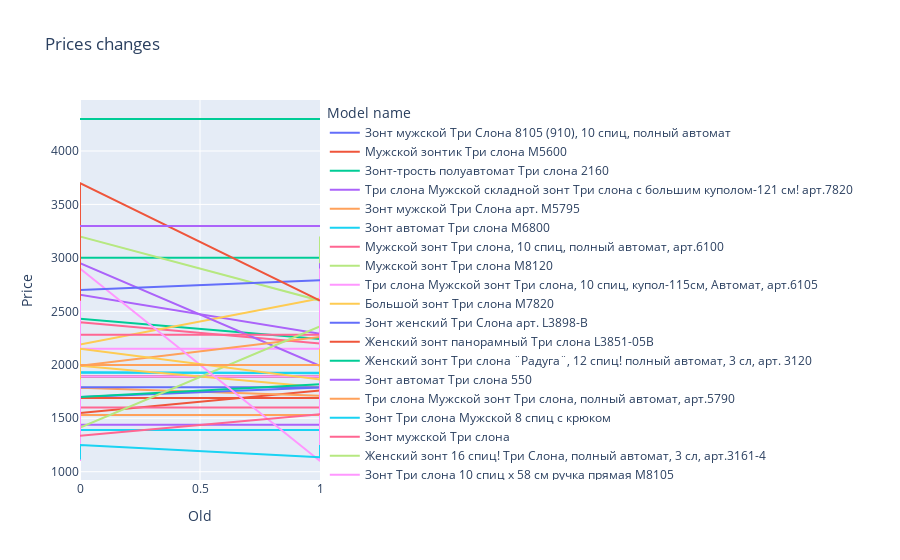

Notebook code for this chart:
### Code cell
dcl1 = df
dcl2 = dold

dcl1["Old"] = 0
dcl2["Old"] = 1

dunion = pd.concat([dcl1, dcl2])
dunion = dunion[dunion["Link"].isin(dchanged["Link"])]

fig = px.line(dunion, x="Old", y="Price", title='Prices changes', color="Model name")
fig.show()

### Figure 1 — Plotly figure (JSON) as saved in the notebook; plotly's stock layout.template omitted (floating-point values rounded to 4 significant figures)
{"data": [{"hovertemplate": "Model name=Зонт мужской Три Слона 8105 (910), 10 спиц, полный автомат<br>Old=%{x}<br>Price=%{y}<extra></extra>", "legendgroup": "Зонт мужской Три Слона 8105 (910), 10 спиц, полный автомат", "line": {"color": "#636efa", "dash": "solid"}, "marker": {"symbol": "circle"}, "mode": "lines", "name": "Зонт мужской Три Слона 8105 (910), 10 спиц, полный автомат", "orientation": "v", "showlegend": true, "type": "scatter", "x": [0, 0, 0, 1, 1], "xaxis": "x", "y": [1890, 2169, 1890, 1890, 2169], "yaxis": "y"}, {"hovertemplate": "Model name=Мужской зонтик Три слона M5600<br>Old=%{x}<br>Price=%{y}<extra></extra>", "legendgroup": "Мужской зонтик Три слона M5600", "line": {"color": "#EF553B", "dash": "solid"}, "marker": {"symbol": "circle"}, "mode": "lines", "name": "Мужской зонтик Три слона M5600", "orientation": "v", "showlegend": true, "type": "scatter", "x": [0, 1], "xaxis": "x", "y": [1550, 1760], "yaxis": "y"}, {"hovertemplate": "Model name=Зонт-трость полуавтомат Три слона 2160<br>Old=%{x}<br>Price=%{y}<extra></extra>", "legendgroup": "Зонт-трость полуавтомат Три слона 2160", "line": {"color": "#00cc96", "dash": "solid"}, "marker": {"symbol": "circle"}, "mode": "lines", "name": "Зонт-трость полуавтомат Три слона 2160", "orientation": "v", "showlegend": true, "type": "scatter", "x": [0, 1], "xaxis": "x", "y": [2430, 2241], "yaxis": "y"}, {"hovertemplate": "Model name=Три слона Мужской складной зонт Три слона с большим куполом-121 см! арт.7820<br>Old=%{x}<br>Price=%{y}<extra></extra>", "legendgroup": "Три слона Мужской складной зонт Три слона с большим куполом-121 см! арт.7820", "line": {"color": "#ab63fa", "dash": "solid"}, "marker": {"symbol": "circle"}, "mode": "lines", "name": "Три слона Мужской складной зонт Три слона с большим куполом-121 см! арт.7820", "orientation": "v", "showlegend": true, "type": "scatter", "x": [0, 0, 0, 1, 1, 1], "xaxis": "x", "y": [2290, 2290, 2655, 2290, 2542, 2655], "yaxis": "y"}, {"hovertemplate": "Model name=Зонт мужской Три Слона арт. M5795<br>Old=%{x}<br>Price=%{y}<extra></extra>", "legendgroup": "Зонт мужской Три Слона арт. M5795", "line": {"color": "#FFA15A", "dash": "solid"}, "marker": {"symbol": "circle"}, "mode": "lines", "name": "Зонт мужской Три Слона арт. M5795", "orientation": "v", "showlegend": true, "type": "scatter", "x": [0, 0, 0, 1, 1, 1], "xaxis": "x", "y": [1710, 1550, 1785, 1710, 1710, 1785], "yaxis": "y"}, {"hovertemplate": "Model name=Зонт автомат Три слона M6800<br>Old=%{x}<br>Price=%{y}<extra></extra>", "legendgroup": "Зонт автомат Три слона M6800", "line": {"color": "#19d3f3", "dash": "solid"}, "marker": {"symbol": "circle"}, "mode": "lines", "name": "Зонт автомат Три слона M6800", "orientation": "v", "showlegend": true, "type": "scatter", "x": [0, 0, 1], "xaxis": "x", "y": [1920, 1930, 1920], "yaxis": "y"}, {"hovertemplate": "Model name=Мужской зонт Три слона, 10 спиц, полный автомат, арт.6100<br>Old=%{x}<br>Price=%{y}<extra></extra>", "legendgroup": "Мужской зонт Три слона, 10 спиц, полный автомат, арт.6100", "line": {"color": "#FF6692", "dash": "solid"}, "marker": {"symbol": "circle"}, "mode": "lines", "name": "Мужской зонт Три слона, 10 спиц, полный автомат, арт.6100", "orientation": "v", "showlegend": true, "type": "scatter", "x": [0, 0, 0, 1, 1, 1], "xaxis": "x", "y": [2200, 2200, 2399, 2200, 2200, 2399], "yaxis": "y"}, {"hovertemplate": "Model name=Мужской зонт Три слона M8120<br>Old=%{x}<br>Price=%{y}<extra></extra>", "legendgroup": "Мужской зонт Три слона M8120", "line": {"color": "#B6E880", "dash": "solid"}, "marker": {"symbol": "circle"}, "mode": "lines", "name": "Мужской зонт Три слона M8120", "orientation": "v", "showlegend": true, "type": "scatter", "x": [0, 0, 0, 0, 1, 1, 1], "xaxis": "x", "y": [1999, 1999, 1999, 1999, 1999, 1999, 1999], "yaxis": "y"}, {"hovertemplate": "Model name=Три слона Мужской зонт Три слона, 10 спиц, купол-115см, Автомат, арт.6105<br>Old=%{x}<br>Price=%{y}<extra></extra>", "legendgroup": "Три слона Мужской зонт Три слона, 10 спиц, купол-115см, Автомат, арт.6105", "line": {"color": "#FF97FF", "dash": "solid"}, "marker": {"symbol": "circle"}, "mode": "lines", "name": "Три слона Мужской зонт Три слона, 10 спиц, купол-115см, Автомат, арт.6105", "orientation": "v", "showlegend": true, "type": "scatter", "x": [0, 0, 0, 1, 1], "xaxis": "x", "y": [2400, 2400, 2150, 2150, 2400], "yaxis": "y"}, {"hovertemplate": "Model name=Большой зонт Три слона M7820<br>Old=%{x}<br>Price=%{y}<extra></extra>", "legendgroup": "Большой зонт Три слона M7820", "line": {"color": "#FECB52", "dash": "solid"}, "marker": {"symbol": "circle"}, "mode": "lines", "name": "Большой зонт Три слона M7820", "orientation": "v", "showlegend": true, "type": "scatter", "x": [0, 1], "xaxis": "x", "y": [2190, 2620], "yaxis": "y"}, {"hovertemplate": "Model name=Зонт женский Три Слона арт. L3898-B<br>Old=%{x}<br>Price=%{y}<extra></extra>", "legendgroup": "Зонт женский Три Слона арт. L3898-B", "line": {"color": "#636efa", "dash": "solid"}, "marker": {"symbol": "circle"}, "mode": "lines", "name": "Зонт женский Три Слона арт. L3898-B", "orientation": "v", "showlegend": true, "type": "scatter", "x": [0, 1], "xaxis": "x", "y": [1699, 1788], "yaxis": "y"}, {"hovertemplate": "Model name=Женский зонт панорамный Три слона L3851-05B<br>Old=%{x}<br>Price=%{y}<extra></extra>", "legendgroup": "Женский зонт панорамный Три слона L3851-05B", "line": {"color": "#EF553B", "dash": "solid"}, "marker": {"symbol": "circle"}, "mode": "lines", "name": "Женский зонт панорамный Три слона L3851-05B", "orientation": "v", "showlegend": true, "type": "scatter", "x": [0, 1], "xaxis": "x", "y": [1890, 1890], "yaxis": "y"}, {"hovertemplate": "Model name=Женский зонт Три слона ¨Радуга¨, 12 спиц! полный автомат, 3 сл, арт. 3120<br>Old=%{x}<br>Price=%{y}<extra></extra>", "legendgroup": "Женский зонт Три слона ¨Радуга¨, 12 спиц! полный автомат, 3 сл, арт. 3120", "line": {"color": "#00cc96", "dash": "solid"}, "marker": {"symbol": "circle"}, "mode": "lines", "name": "Женский зонт Три слона ¨Радуга¨, 12 спиц! полный автомат, 3 сл, арт. 3120", "orientation": "v", "showlegend": true, "type": "scatter", "x": [0, 1], "xaxis": "x", "y": [3000, 3000], "yaxis": "y"}, {"hovertemplate": "Model name=Зонт автомат Три слона 550<br>Old=%{x}<br>Price=%{y}<extra></extra>", "legendgroup": "Зонт автомат Три слона 550", "line": {"color": "#ab63fa", "dash": "solid"}, "marker": {"symbol": "circle"}, "mode": "lines", "name": "Зонт автомат Три слона 550", "orientation": "v", "showlegend": true, "type": "scatter", "x": [0, 0, 0, 0, 1, 1, 1, 1], "xaxis": "x", "y": [1600, 1390, 1700, 1440, 1440, 1560, 1700, 1368], "yaxis": "y"}, {"hovertemplate": "Model name=Три слона Мужской зонт Три слона, полный автомат, арт.5790<br>Old=%{x}<br>Price=%{y}<extra></extra>", "legendgroup": "Три слона Мужской зонт Три слона, полный автомат, арт.5790", "line": {"color": "#FFA15A", "dash": "solid"}, "marker": {"symbol": "circle"}, "mode": "lines", "name": "Три слона Мужской зонт Три слона, полный автомат, арт.5790", "orientation": "v", "showlegend": true, "type": "scatter", "x": [0, 0, 0, 0, 1, 1, 1, 1], "xaxis": "x", "y": [1530, 1600, 1600, 1530, 1530, 1600, 1600, 1530], "yaxis": "y"}, {"hovertemplate": "Model name=Зонт Три слона Мужской 8 спиц с крюком<br>Old=%{x}<br>Price=%{y}<extra></extra>", "legendgroup": "Зонт Три слона Мужской 8 спиц с крюком", "line": {"color": "#19d3f3", "dash": "solid"}, "marker": {"symbol": "circle"}, "mode": "lines", "name": "Зонт Три слона Мужской 8 спиц с крюком", "orientation": "v", "showlegend": true, "type": "scatter", "x": [0, 0, 1], "xaxis": "x", "y": [1925, 1925, 1925], "yaxis": "y"}, {"hovertemplate": "Model name=Зонт мужской Три слона<br>Old=%{x}<br>Price=%{y}<extra></extra>", "legendgroup": "Зонт мужской Три слона", "line": {"color": "#FF6692", "dash": "solid"}, "marker": {"symbol": "circle"}, "mode": "lines", "name": "Зонт мужской Три слона", "orientation": "v", "showlegend": true, "type": "scatter", "x": [0, 0, 0, 1, 1], "xaxis": "x", "y": [1760, 1850, 1601, 1600, 1850], "yaxis": "y"}, {"hovertemplate": "Model name=Женский зонт 16 спиц! Три Слона, полный автомат, 3 сл, арт.3161-4<br>Old=%{x}<br>Price=%{y}<extra></extra>", "legendgroup": "Женский зонт 16 спиц! Три Слона, полный автомат, 3 сл, арт.3161-4", "line": {"color": "#B6E880", "dash": "solid"}, "marker": {"symbol": "circle"}, "mode": "lines", "name": "Женский зонт 16 спиц! Три Слона, полный автомат, 3 сл, арт.3161-4", "orientation": "v", "showlegend": true, "type": "scatter", "x": [0, 0, 1, 1], "xaxis": "x", "y": [2600, 3200, 2600, 3200], "yaxis": "y"}, {"hovertemplate": "Model name=Зонт Три слона 10 спиц х 58 см ручка прямая M8105<br>Old=%{x}<br>Price=%{y}<extra></extra>", "legendgroup": "Зонт Три слона 10 спиц х 58 см ручка прямая M8105", "line": {"color": "#FF97FF", "dash": "solid"}, "marker": {"symbol": "circle"}, "mode": "lines", "name": "Зонт Три слона 10 спиц х 58 см ручка прямая M8105", "orientation": "v", "showlegend": true, "type": "scatter", "x": [0, 0, 1, 1], "xaxis": "x", "y": [1890, 1890, 1890, 1890], "yaxis": "y"}, {"hovertemplate": "Model name=Зонт автомат Три слона 795<br>Old=%{x}<br>Price=%{y}<extra></extra>", "legendgroup": "Зонт автомат Три слона 795", "line": {"color": "#FECB52", "dash": "solid"}, "marker": {"symbol": "circle"}, "mode": "lines", "name": "Зонт автомат Три слона 795", "orientation": "v", "showlegend": true, "type": "scatter", "x": [0, 0, 1], "xaxis": "x", "y": [1990, 1990, 1791], "yaxis": "y"}, {"hovertemplate": "Model name=Зонт с усиленным каркасом Три слона L3100-05C/S<br>Old=%{x}<br>Price=%{y}<extra></extra>", "legendgroup": "Зонт с усиленным каркасом Три слона L3100-05C/S", "line": {"color": "#636efa", "dash": "solid"}, "marker": {"symbol": "circle"}, "mode": "lines", "name": "Зонт с усиленным каркасом Три слона L3100-05C/S", "orientation": "v", "showlegend": true, "type": "scatter", "x": [0, 1], "xaxis": "x", "y": [1790, 1790], "yaxis": "y"}, {"hovertemplate": "Model name=Зонтик для женщин Три слона L3823-04A<br>Old=%{x}<br>Price=%{y}<extra></extra>", "legendgroup": "Зонтик для женщин Три слона L3823-04A", "line": {"color": "#EF553B", "dash": "solid"}, "marker": {"symbol": "circle"}, "mode": "lines", "name": "Зонтик для женщин Три слона L3823-04A", "orientation": "v", "showlegend": true, "type": "scatter", "x": [0, 1], "xaxis": "x", "y": [1690, 1690], "yaxis": "y"}, {"hovertemplate": "Model name=Зонт женщины Три Слона, арт. 446076<br>Old=%{x}<br>Price=%{y}<extra></extra>", "legendgroup": "Зонт женщины Три Слона, арт. 446076", "line": {"color": "#00cc96", "dash": "solid"}, "marker": {"symbol": "circle"}, "mode": "lines", "name": "Зонт женщины Три Слона, арт. 446076", "orientation": "v", "showlegend": true, "type": "scatter", "x": [0, 1], "xaxis": "x", "y": [1699, 1819], "yaxis": "y"}, {"hovertemplate": "Model name=unknown<br>Old=%{x}<br>Price=%{y}<extra></extra>", "legendgroup": "unknown", "line": {"color": "#ab63fa", "dash": "solid"}, "marker": {"symbol": "circle"}, "mode": "lines", "name": "unknown", "orientation": "v", "showlegend": true, "type": "scatter", "x": [0, 1, 1, 1], "xaxis": "x", "y": [2950, 1990, 2950, 2010], "yaxis": "y"}, {"hovertemplate": "Model name=Зонт с тефлоном Три слона M6105<br>Old=%{x}<br>Price=%{y}<extra></extra>", "legendgroup": "Зонт с тефлоном Три слона M6105", "line": {"color": "#FFA15A", "dash": "solid"}, "marker": {"symbol": "circle"}, "mode": "lines", "name": "Зонт с тефлоном Три слона M6105", "orientation": "v", "showlegend": true, "type": "scatter", "x": [0, 1], "xaxis": "x", "y": [1990, 2260], "yaxis": "y"}, {"hovertemplate": "Model name=Сатиновый зонт автомат Три слона L3882-12D<br>Old=%{x}<br>Price=%{y}<extra></extra>", "legendgroup": "Сатиновый зонт автомат Три слона L3882-12D", "line": {"color": "#19d3f3", "dash": "solid"}, "marker": {"symbol": "circle"}, "mode": "lines", "name": "Сатиновый зонт автомат Три слона L3882-12D", "orientation": "v", "showlegend": true, "type": "scatter", "x": [0, 1], "xaxis": "x", "y": [1390, 1390], "yaxis": "y"}, {"hovertemplate": "Model name=Зонт женский ТРИ слона, 3 сложения автомат 3793-D-01 розовый<br>Old=%{x}<br>Price=%{y}<extra></extra>", "legendgroup": "Зонт женский ТРИ слона, 3 сложения автомат 3793-D-01 розовый", "line": {"color": "#FF6692", "dash": "solid"}, "marker": {"symbol": "circle"}, "mode": "lines", "name": "Зонт женский ТРИ слона, 3 сложения автомат 3793-D-01 розовый", "orientation": "v", "showlegend": true, "type": "scatter", "x": [0, 1], "xaxis": "x", "y": [2280, 2280], "yaxis": "y"}, {"hovertemplate": "Model name=Зонт мужской Три Слона арт. M7840<br>Old=%{x}<br>Price=%{y}<extra></extra>", "legendgroup": "Зонт мужской Три Слона арт. M7840", "line": {"color": "#B6E880", "dash": "solid"}, "marker": {"symbol": "circle"}, "mode": "lines", "name": "Зонт мужской Три Слона арт. M7840", "orientation": "v", "showlegend": true, "type": "scatter", "x": [0, 0, 0, 1, 1], "xaxis": "x", "y": [2010, 2360, 1413, 2360, 1413], "yaxis": "y"}, {"hovertemplate": "Model name=Теплоноситель этиленгликоль Тёплый дом -65<br>Old=%{x}<br>Price=%{y}<extra></extra>", "legendgroup": "Теплоноситель этиленгликоль Тёплый дом -65", "line": {"color": "#FF97FF", "dash": "solid"}, "marker": {"symbol": "circle"}, "mode": "lines", "name": "Теплоноситель этиленгликоль Тёплый дом -65", "orientation": "v", "showlegend": true, "type": "scatter", "x": [0, 0, 0, 0, 1, 1, 1], "xaxis": "x", "y": [1100, 2900, 2724, 2900, 1100, 2900, 2724], "yaxis": "y"}, {"hovertemplate": "Model name=Три слона Мужской зонт Три слона, полный автомат, арт.5600<br>Old=%{x}<br>Price=%{y}<extra></extra>", "legendgroup": "Три слона Мужской зонт Три слона, полный автомат, арт.5600", "line": {"color": "#FECB52", "dash": "solid"}, "marker": {"symbol": "circle"}, "mode": "lines", "name": "Три слона Мужской зонт Три слона, полный автомат, арт.5600", "orientation": "v", "showlegend": true, "type": "scatter", "x": [0, 0, 0, 1, 1, 1], "xaxis": "x", "y": [1862, 1862, 2150, 1862, 1862, 2150], "yaxis": "y"}, {"hovertemplate": "Model name=Зонт мужской Три Слона 1610 чёрный<br>Old=%{x}<br>Price=%{y}<extra></extra>", "legendgroup": "Зонт мужской Три Слона 1610 чёрный", "line": {"color": "#636efa", "dash": "solid"}, "marker": {"symbol": "circle"}, "mode": "lines", "name": "Зонт мужской Три Слона 1610 чёрный", "orientation": "v", "showlegend": true, "type": "scatter", "x": [0, 0, 1], "xaxis": "x", "y": [2790, 2699, 2790], "yaxis": "y"}, {"hovertemplate": "Model name=Зонт складной женский автоматический Три Слона 3120 серый<br>Old=%{x}<br>Price=%{y}<extra></extra>", "legendgroup": "Зонт складной женский автоматический Три Слона 3120 серый", "line": {"color": "#EF553B", "dash": "solid"}, "marker": {"symbol": "circle"}, "mode": "lines", "name": "Зонт складной женский автоматический Три Слона 3120 серый", "orientation": "v", "showlegend": true, "type": "scatter", "x": [0, 0, 1], "xaxis": "x", "y": [2600, 3699, 2600], "yaxis": "y"}, {"hovertemplate": "Model name=Зонт женский Три Слона 220-R бежевый<br>Old=%{x}<br>Price=%{y}<extra></extra>", "legendgroup": "Зонт женский Три Слона 220-R бежевый", "line": {"color": "#00cc96", "dash": "solid"}, "marker": {"symbol": "circle"}, "mode": "lines", "name": "Зонт женский Три Слона 220-R бежевый", "orientation": "v", "showlegend": true, "type": "scatter", "x": [0, 1], "xaxis": "x", "y": [4299, 4299], "yaxis": "y"}, {"hovertemplate": "Model name=Зонт женский Три Слона 3846-A, бежевый, розовый<br>Old=%{x}<br>Price=%{y}<extra></extra>", "legendgroup": "Зонт женский Три Слона 3846-A, бежевый, розовый", "line": {"color": "#ab63fa", "dash": "solid"}, "marker": {"symbol": "circle"}, "mode": "lines", "name": "Зонт женский Три Слона 3846-A, бежевый, розовый", "orientation": "v", "showlegend": true, "type": "scatter", "x": [0, 1], "xaxis": "x", "y": [3299, 3299], "yaxis": "y"}, {"hovertemplate": "Model name=Зонт складной женский автоматический Три Слона 3884-D белый<br>Old=%{x}<br>Price=%{y}<extra></extra>", "legendgroup": "Зонт складной женский автоматический Три Слона 3884-D белый", "line": {"color": "#FFA15A", "dash": "solid"}, "marker": {"symbol": "circle"}, "mode": "lines", "name": "Зонт складной женский автоматический Три Слона 3884-D белый", "orientation": "v", "showlegend": true, "type": "scatter", "x": [0, 1], "xaxis": "x", "y": [1999, 1999], "yaxis": "y"}, {"hovertemplate": "Model name=Зонт складной унисекс автоматический Xiaomi Empty Valley Automatic Umbrella черный<br>Old=%{x}<br>Price=%{y}<extra></extra>", "legendgroup": "Зонт складной унисекс автоматический Xiaomi Empty Valley Automatic Umbrella черный", "line": {"color": "#19d3f3", "dash": "solid"}, "marker": {"symbol": "circle"}, "mode": "lines", "name": "Зонт складной унисекс автоматический Xiaomi Empty Valley Automatic Umbrella черный", "orientation": "v", "showlegend": true, "type": "scatter", "x": [0, 0, 1, 1], "xaxis": "x", "y": [1115, 1249, 1136, 1249], "yaxis": "y"}, {"hovertemplate": "Model name=Зонт автомат Три слона L3765-D<br>Old=%{x}<br>Price=%{y}<extra></extra>", "legendgroup": "Зонт автомат Три слона L3765-D", "line": {"color": "#FF6692", "dash": "solid"}, "marker": {"symbol": "circle"}, "mode": "lines", "name": "Зонт автомат Три слона L3765-D", "orientation": "v", "showlegend": true, "type": "scatter", "x": [0, 1], "xaxis": "x", "y": [1337, 1537], "yaxis": "y"}], "layout": {"legend": {"title": {"text": "Model name"}, "tracegroupgap": 0}, "title": {"text": "Prices changes"}, "xaxis": {"anchor": "y", "domain": [0, 1], "title": {"text": "Old"}}, "yaxis": {"anchor": "x", "domain": [0, 1], "title": {"text": "Price"}}}}
